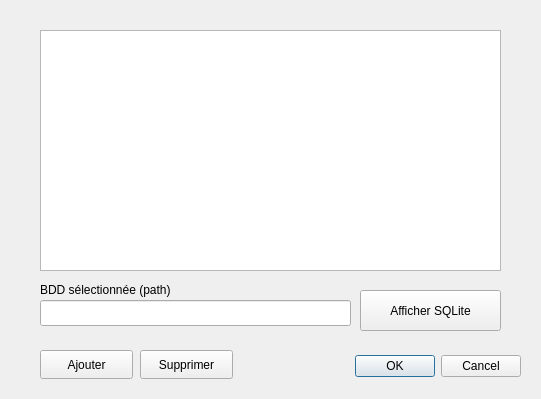
<?xml version="1.0" encoding="UTF-8"?>
<ui version="4.0">
 <class>ProfilDialog</class>
 <widget class="QDialog" name="ProfilDialog">
  <property name="geometry">
   <rect>
    <x>0</x>
    <y>0</y>
    <width>541</width>
    <height>399</height>
   </rect>
  </property>
  <property name="windowTitle">
   <string>Dialog</string>
  </property>
  <widget class="QDialogButtonBox" name="buttonBox">
   <property name="geometry">
    <rect>
     <x>180</x>
     <y>350</y>
     <width>341</width>
     <height>32</height>
    </rect>
   </property>
   <property name="orientation">
    <enum>Qt::Horizontal</enum>
   </property>
   <property name="standardButtons">
    <set>QDialogButtonBox::Cancel|QDialogButtonBox::Ok</set>
   </property>
  </widget>
  <widget class="QPushButton" name="pushButton">
   <property name="geometry">
    <rect>
     <x>40</x>
     <y>350</y>
     <width>93</width>
     <height>29</height>
    </rect>
   </property>
   <property name="text">
    <string>Ajouter</string>
   </property>
  </widget>
  <widget class="QPushButton" name="BtnDelete">
   <property name="geometry">
    <rect>
     <x>140</x>
     <y>350</y>
     <width>93</width>
     <height>29</height>
    </rect>
   </property>
   <property name="text">
    <string>Supprimer</string>
   </property>
  </widget>
  <widget class="QTableView" name="tableView">
   <property name="geometry">
    <rect>
     <x>40</x>
     <y>30</y>
     <width>461</width>
     <height>241</height>
    </rect>
   </property>
  </widget>
  <widget class="QPushButton" name="ShowSQLiteButton">
   <property name="geometry">
    <rect>
     <x>360</x>
     <y>290</y>
     <width>141</width>
     <height>41</height>
    </rect>
   </property>
   <property name="text">
    <string>Afficher SQLite</string>
   </property>
  </widget>
  <widget class="QLabel" name="label">
   <property name="geometry">
    <rect>
     <x>40</x>
     <y>280</y>
     <width>171</width>
     <height>20</height>
    </rect>
   </property>
   <property name="text">
    <string>BDD sélectionnée (path)</string>
   </property>
  </widget>
  <widget class="QLineEdit" name="BDDSelectedLineEdit">
   <property name="geometry">
    <rect>
     <x>40</x>
     <y>300</y>
     <width>311</width>
     <height>26</height>
    </rect>
   </property>
  </widget>
 </widget>
 <resources/>
 <connections>
  <connection>
   <sender>buttonBox</sender>
   <signal>rejected()</signal>
   <receiver>ProfilDialog</receiver>
   <slot>reject()</slot>
   <hints>
    <hint type="sourcelabel">
     <x>316</x>
     <y>260</y>
    </hint>
    <hint type="destinationlabel">
     <x>286</x>
     <y>274</y>
    </hint>
   </hints>
  </connection>
  <connection>
   <sender>buttonBox</sender>
   <signal>accepted()</signal>
   <receiver>ProfilDialog</receiver>
   <slot>accept()</slot>
   <hints>
    <hint type="sourcelabel">
     <x>248</x>
     <y>254</y>
    </hint>
    <hint type="destinationlabel">
     <x>157</x>
     <y>274</y>
    </hint>
   </hints>
  </connection>
 </connections>
</ui>
